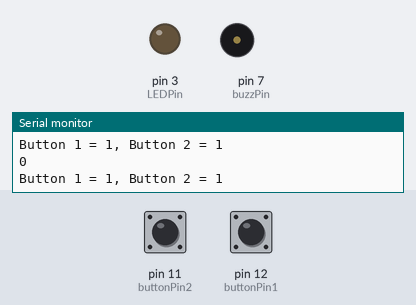
The sketch below on a simulated Arduino Uno, built with avr-gcc and run on an emulated ATmega328P. Shown: output pins drawn as LEDs (lit = HIGH), buzzer (waves = sounding, pin HIGH), the last lines printed to the serial monitor. The inputs (shaded band) are chosen by the test bench; at power-on: pin 12 (buttonPin1) HIGH, pin 11 (buttonPin2) HIGH.

Above: at 1.8 s.
1.9 s: pin 12 (buttonPin1) pulled LOW for 3.2 s
At 6.1 s:
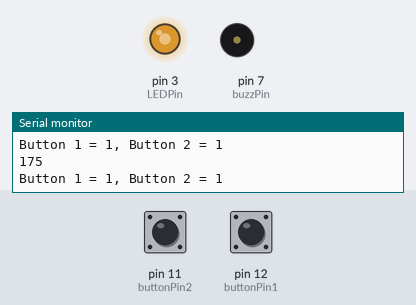
6.6 s: pin 12 (buttonPin1) pulled LOW for 0.6 s
At 8.7 s:
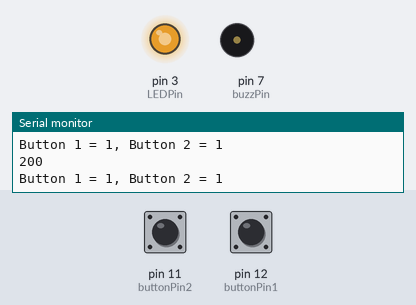
9.0 s: pin 12 (buttonPin1) pulled LOW for 3.2 s
At 13.3 s:
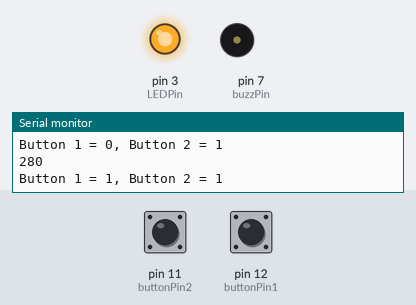
14.5 s: pin 11 (buttonPin2) pulled LOW for 0.6 s
At 15.4 s:
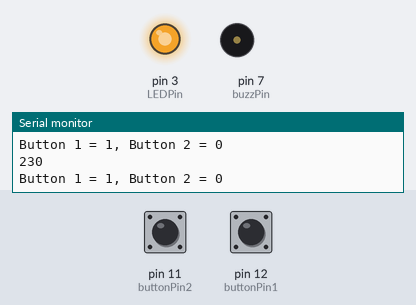
17.0 s: pin 11 (buttonPin2) pulled LOW for 1 s
At 18.5 s:
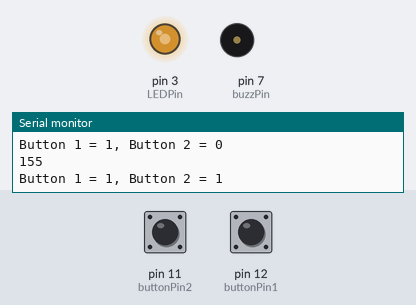
19.5 s: pin 12 (buttonPin1) pulled LOW for 1 s
At 21.7 s:
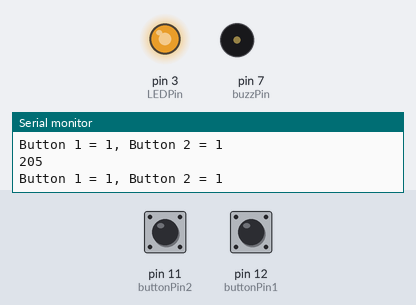
Timing chart, 0 to 23.0 s (numbered marks = the images above; inputs shaded):
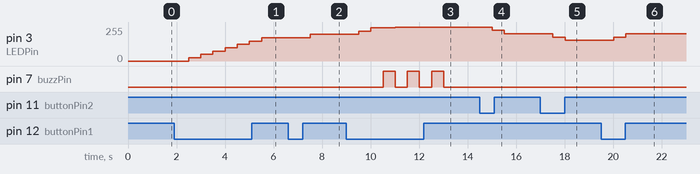

Measured:
- after the input at 1.9 s, pin 3 (LEDPin): moves from 0/255 to 175/255 over 3.0 s, starting after 0.60 s
- after the input at 6.6 s, pin 3 (LEDPin): 175/255 → 200/255 after 0.91 s
- after the input at 9.0 s, pin 3 (LEDPin): 200/255 → 225/255 after 0.51 s, → 250/255 0.50 s later, → 255/255 1.0 s later; pin 7 (buzzPin): alternates HIGH for 0.50 s and LOW for 0.50 s, 6 changes in all, then stays LOW, starting after 1.5 s
- after the input at 14.5 s, pin 3 (LEDPin): 255/255 → 230/255 after 0.51 s, → 205/255 0.50 s later
- after the input at 17.0 s, pin 3 (LEDPin): 205/255 → 180/255 after 0.52 s, → 155/255 0.50 s later
- after the input at 19.5 s, pin 3 (LEDPin): 155/255 → 180/255 after 0.52 s, → 205/255 0.50 s later

The sketch:

pushButton_DimmableLED.ino
```cpp
int buttonPin1 = 12;
int buttonPin2 = 11;
int LEDPin = 3;
int buttonVal1;
int buttonVal2;
int LEDBright = 0;
int delayTime = 500;
int buzzPin = 7;

void setup() {
  // put your setup code here, to run once:
  Serial.begin(9600);
  pinMode(buttonPin1,INPUT);
  pinMode(buttonPin2,INPUT);
  pinMode(LEDPin, OUTPUT);
  pinMode(buzzPin, OUTPUT);
}

void loop() {
  // put your main code here, to run repeatedly:
  buttonVal1 = digitalRead(buttonPin1);
  buttonVal2 = digitalRead(buttonPin2);
  Serial.print("Button 1 = ");
  Serial.print(buttonVal1);
  Serial.print(", ");
  Serial.print("Button 2 = ");
  Serial.println(buttonVal2);
  delay(delayTime);
  if (buttonVal1 == 0){
    LEDBright = LEDBright + 25;
  }
  if (buttonVal2 == 0){
    LEDBright = LEDBright - 25;
  }
  Serial.println(LEDBright);
  if (LEDBright > 255){
    LEDBright = 255;
    digitalWrite(buzzPin, HIGH);
    delay(delayTime);
    digitalWrite(buzzPin, LOW);

  }
  if (LEDBright < 0){
    LEDBright = 0;
    digitalWrite(buzzPin, LOW);
    Serial.print("Buzz Low");
  }

  analogWrite(LEDPin, LEDBright);

}
```
